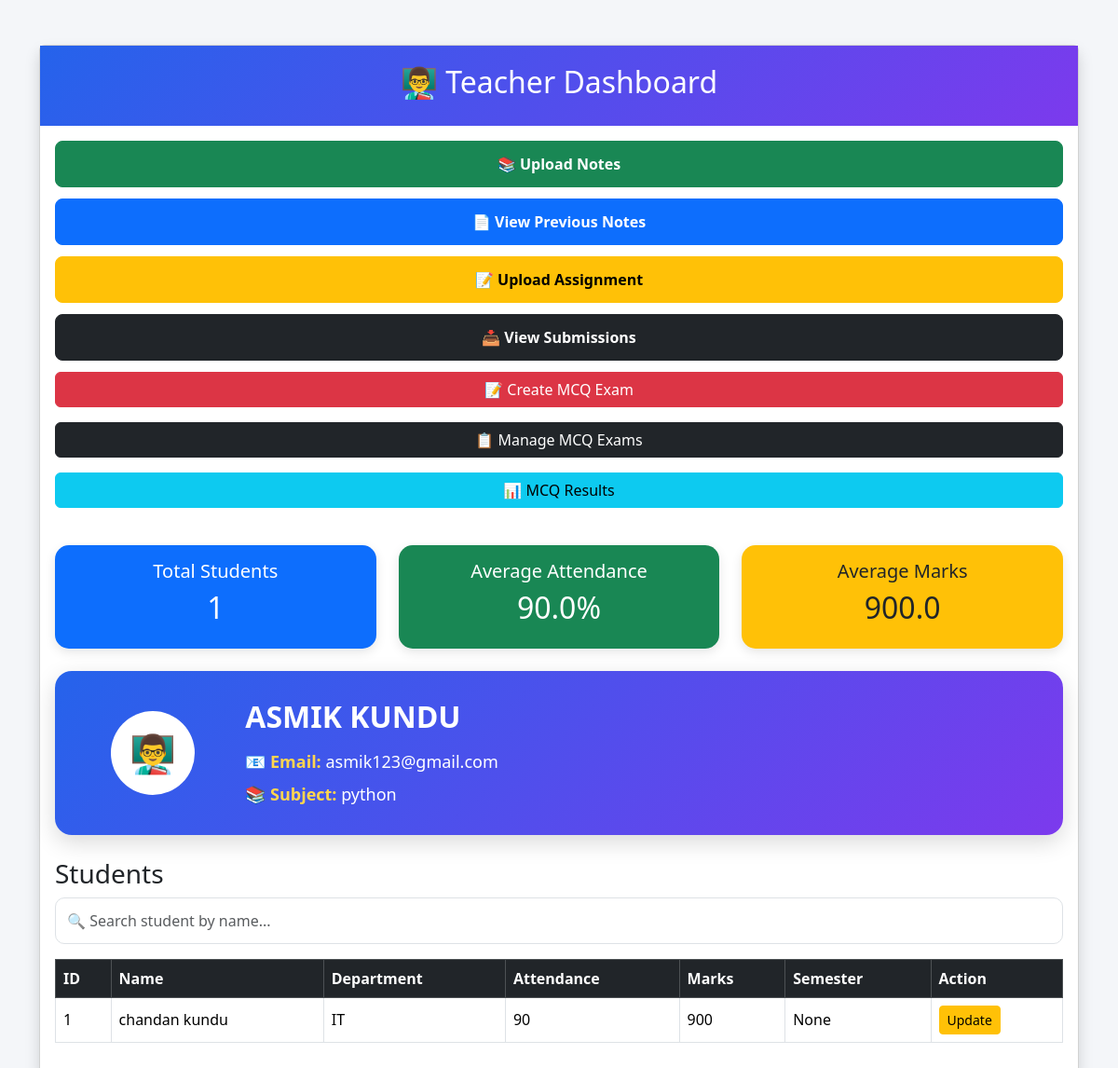
The app's page /teacher_panel (signed in) with its own data.
### models.py (models this page shows)
class Teacher(db.Model):
    id = db.Column(db.Integer, primary_key=True)
    name = db.Column(db.String(100), nullable=False)
    email = db.Column(db.String(100), unique=True, nullable=False)
    department = db.Column(db.String(100))
    subject = db.Column(db.String(100))
    password = db.Column(db.String(100), nullable=False)

class Student(db.Model):
    id = db.Column(db.Integer, primary_key=True)
    roll_number = db.Column(db.String(50), unique=True)
    name = db.Column(db.String(100))
    email = db.Column(db.String(100))
    department = db.Column(db.String(100))
    password = db.Column(db.String(100))
    attendance = db.Column(db.Integer, default=0)
    marks = db.Column(db.Integer, default=0)
    semester = db.Column(db.String(50))
    photo = db.Column(db.String(200))
    signature = db.Column(db.String(200))

### app.py (the view)
@app.route("/teacher_panel")
def teacher_panel():
    if "teacher_id" not in session:
        return redirect("/teacher_login")
    teacher = Teacher.query.get(session["teacher_id"])
    search = request.args.get("search")
    if search:
        students = Student.query.filter(
            Student.name.contains(search)
        ).all()
    else:
        students = Student.query.all()
    total_students = len(students)
    if total_students > 0:
        avg_attendance = sum(s.attendance for s in students) / total_students
        avg_marks = sum(s.marks for s in students) / total_students
    else:
        avg_attendance = 0
        avg_marks = 0
    return render_template(
        "teacher_panel.html",
        teacher=teacher,
        students=students,
        total_students=total_students,
        avg_attendance=round(avg_attendance, 1),
        avg_marks=round(avg_marks, 1),
        search=search
    )

### templates/teacher_panel.html (shortened to what this page needs)
<!DOCTYPE html>
<html>
<head>
    <link href="https://cdn.jsdelivr.net/npm/bootstrap@5.3.3/dist/css/bootstrap.min.css" rel="stylesheet">
</head>
<body>
<div class="container mt-5">
    <div class="card shadow">
        <div class="teacher-header">
            <h2>👨‍🏫 Teacher Dashboard</h2>
        </div>
        <div class="card-body">
            <a href="/upload_resource"
               class="btn btn-success action-btn">
               📚 Upload Notes
            </a>
            <a href="/teacher_resources"
               class="btn btn-primary action-btn">
               📄 View Previous Notes
            </a>
            <a href="/upload_assignment"
               class="btn btn-warning action-btn">
               📝 Upload Assignment
            </a>
            <a href="/view_submissions"
               class="btn btn-dark action-btn">
               📥 View Submissions
            </a>
            <a href="/create_exam"
       class="btn btn-danger w-100 mb-3">
       📝 Create MCQ Exam
       </a>
       <a href="/exam_list"
   class="btn btn-dark w-100 mb-3">
   📋 Manage MCQ Exams
</a>
<a href="/exam_results"
class="btn btn-info w-100 mb-3">
📊 MCQ Results
</a>
            <div class="row mb-4 mt-4">
                <div class="col-md-4">
                    <div class="card stats-card bg-primary text-white">
                        <div class="card-body text-center">
                            <h5>Total Students</h5>
                            <h2>{{ total_students }}</h2>
                        </div>
                    </div>
                </div>
                <div class="col-md-4">
                    <div class="card stats-card bg-success text-white">
                        <div class="card-body text-center">
                            <h5>Average Attendance</h5>
                            <h2>{{ avg_attendance }}%</h2>
                        </div>
                    </div>
                </div>
                <div class="col-md-4">
                    <div class="card stats-card bg-warning">
                        <div class="card-body text-center">
                            <h5>Average Marks</h5>
                            <h2>{{ avg_marks }}</h2>
                        </div>
                    </div>
                </div>
            </div>
<div class="profile-box">
    <div class="row align-items-center">
        <div class="col-md-2 text-center">
            <div style="
                width:90px;
                height:90px;
                border-radius:50%;
                background:white;
                color:#2563eb;
                font-size:40px;
                font-weight:bold;
                display:flex;
                align-items:center;
                justify-content:center;
                margin:auto;
            ">
                👨‍🏫
            </div>
        </div>
        <div class="col-md-10">
            <h2 class="mb-3">
                {{ teacher.name }}
            </h2>
            <p class="mb-2">
                <strong>📧 Email:</strong>
                {{ teacher.email }}
            </p>
            <p class="mb-0">
                <strong>📚 Subject:</strong>
                {{ teacher.subject }}
            </p>
        </div>
    </div>
</div>
            <h3>Students</h3>
            <form method="GET"
                  action="/teacher_panel"
                  class="mb-3">
                <input
                    type="text"
                    name="search"
                    class="form-control search-box"
                    placeholder="🔍 Search student by name..."
                >
            </form>
            <table class="table table-bordered table-hover">
                <thead class="table-dark">
                    <tr>
                        <th>ID</th>
                        <th>Name</th>
                        <th>Department</th>
                        <th>Attendance</th>
                        <th>Marks</th>
                        <th>Semester</th>
                        <th>Action</th>
                    </tr>
                </thead>
                <tbody>
                    {% for student in students %}
                    <tr>
                        <td>{{ student.id }}</td>
                        <td>{{ student.name }}</td>
                        <td>{{ student.department }}</td>
                        <td>{{ student.attendance }}</td>
                        <td>{{ student.marks }}</td>
                        <td>{{ student.semester }}</td>
                        <td>
                            <a href="/teacher_edit_student/{{ student.id }}"
                               class="btn btn-warning btn-sm">
                               Update
                            </a>
                        </td>
                    </tr>
                    {% endfor %}
                </tbody>
            </table>
        </div>
    </div>
</div>
</body>
</html>

### templates/teacher_panel.html (style rules this page uses)
body { background:#f4f6f9; }
.teacher-header { background:linear-gradient(135deg,#2563eb,#7c3aed); color:white; padding:20px; text-align:center; }
.action-btn { width:100%; margin-bottom:12px; font-weight:600; padding:12px; border-radius:8px; }
.stats-card { border:none; border-radius:15px; overflow:hidden; box-shadow:0 4px 12px rgba(0,0,0,0.1); }
.profile-box { background:linear-gradient(135deg,#2563eb,#7c3aed); color:white; padding:30px; border-radius:18px; box-shadow:0 8px 25px rgba(0,0,0,0.15); margin-bottom:25px; }
.profile-box h2 { font-weight:700; }
.profile-box p { font-size:18px; }
.profile-box strong { color:#ffd54f; }
.search-box { border-radius:10px; padding:12px; }
.table { background:white; }
.table td, .table th { vertical-align:middle; }

### records on screen
Teacher: name "ASMIK KUNDU", email "asmik123@gmail.com", subject "python"
Student: id "1", name "chandan kundu", department "IT", attendance "90", marks "900", semester "None"

### other values on screen
{{ total_students }} "1"
{{ avg_attendance }} "90.0"
{{ avg_marks }} "900.0"
